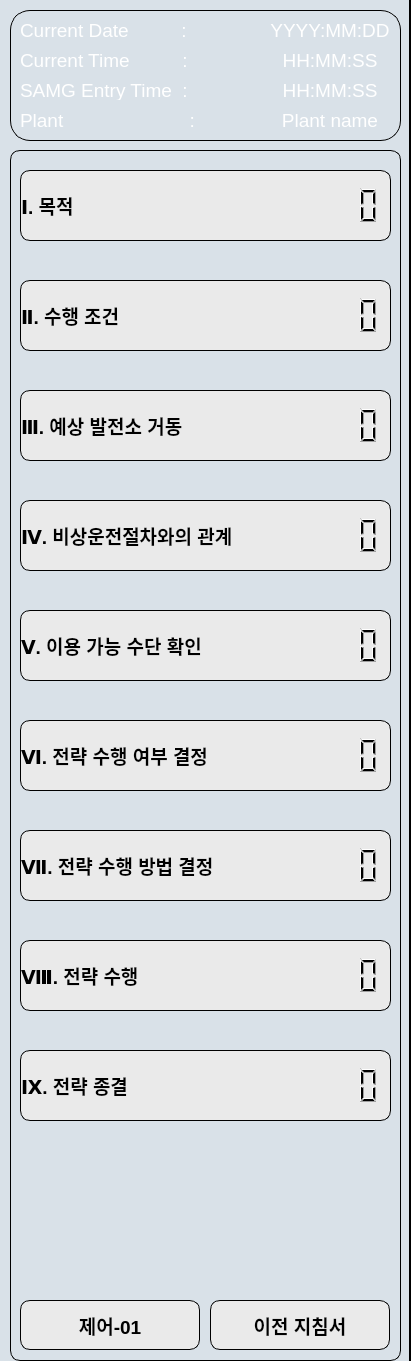
  <widget class="QFrame" name="Bar_1">
   <property name="geometry">
    <rect>
     <x>0</x>
     <y>0</y>
     <width>411</width>
     <height>1361</height>
    </rect>
   </property>
   <property name="styleSheet">
    <string notr="true">background-color: #d9e1e8;
border: none;
border-right: 2px solid black;</string>
   </property>
   <property name="frameShape">
    <enum>QFrame::StyledPanel</enum>
   </property>
   <property name="frameShadow">
    <enum>QFrame::Raised</enum>
   </property>
   <widget class="QFrame" name="Info_frame">
    <property name="geometry">
     <rect>
      <x>10</x>
      <y>10</y>
      <width>391</width>
      <height>131</height>
     </rect>
    </property>
    <property name="font">
     <font>
      <pointsize>6</pointsize>
     </font>
    </property>
    <property name="styleSheet">
     <string notr="true">border-top-left-radius: 20px;
border-top-right-radius: 20px;
border-bottom-left-radius: 20px;
border-bottom-right-radius: 20px;
border: 1px solid black;
background: qlineargradient(x1: 0, y1: 0, x2: 0, y2: 1,
stop: 0 #56a, stop: 0.5 #2b90d9);</string>
    </property>
    <property name="frameShape">
     <enum>QFrame::StyledPanel</enum>
    </property>
    <property name="frameShadow">
     <enum>QFrame::Raised</enum>
    </property>
    <widget class="QLabel" name="L_CT">
     <property name="geometry">
      <rect>
       <x>10</x>
       <y>40</y>
       <width>190</width>
       <height>20</height>
      </rect>
     </property>
     <property name="font">
      <font>
       <family>Arial</family>
       <pointsize>14</pointsize>
       <weight>50</weight>
       <italic>false</italic>
       <bold>false</bold>
      </font>
     </property>
     <property name="styleSheet">
      <string notr="true">border-top-left-radius: none;
font: 14pt &quot;Arial&quot;;
border-top-right-radius: none;
border: none;
background: none;
color: rgb(255, 255, 255);</string>
     </property>
     <property name="text">
      <string>Current Time          :</string>
     </property>
    </widget>
    <widget class="QLabel" name="T_time">
     <property name="geometry">
      <rect>
       <x>260</x>
       <y>40</y>
       <width>120</width>
       <height>20</height>
      </rect>
     </property>
     <property name="font">
      <font>
       <family>Arial</family>
       <pointsize>14</pointsize>
       <weight>50</weight>
       <italic>false</italic>
       <bold>false</bold>
      </font>
     </property>
     <property name="styleSheet">
      <string notr="true">border-top-left-radius: none;
font: 14pt &quot;Arial&quot;;
border-top-right-radius: none;
border: none;
background: none;
color: rgb(255, 255, 255);</string>
     </property>
     <property name="text">
      <string>HH:MM:SS</string>
     </property>
     <property name="alignment">
      <set>Qt::AlignCenter</set>
     </property>
    </widget>
    <widget class="QLabel" name="T_time_flow">
     <property name="geometry">
      <rect>
       <x>260</x>
       <y>70</y>
       <width>120</width>
       <height>20</height>
      </rect>
     </property>
     <property name="font">
      <font>
       <family>Arial</family>
       <pointsize>14</pointsize>
       <weight>50</weight>
       <italic>false</italic>
       <bold>false</bold>
      </font>
     </property>
     <property name="styleSheet">
      <string notr="true">border-top-left-radius: none;
font: 14pt &quot;Arial&quot;;
border-top-right-radius: none;
border: none;
background: none;
color: rgb(255, 255, 255);</string>
     </property>
     <property name="text">
      <string>HH:MM:SS</string>
     </property>
     <property name="alignment">
      <set>Qt::AlignCenter</set>
     </property>
    </widget>
    <widget class="QLabel" name="L_AT">
     <property name="geometry">
      <rect>
       <x>10</x>
       <y>70</y>
       <width>190</width>
       <height>20</height>
      </rect>
     </property>
     <property name="font">
      <font>
       <family>Arial</family>
       <pointsize>14</pointsize>
       <weight>50</weight>
       <italic>false</italic>
       <bold>false</bold>
      </font>
     </property>
     <property name="styleSheet">
      <string notr="true">border-top-left-radius: none;
font: 14pt &quot;Arial&quot;;
border-top-right-radius: none;
border: none;
background: none;
color: rgb(255, 255, 255);</string>
     </property>
     <property name="text">
      <string>SAMG Entry Time  :</string>
     </property>
    </widget>
    <widget class="QLabel" name="T_date">
     <property name="geometry">
      <rect>
       <x>260</x>
       <y>10</y>
       <width>120</width>
       <height>20</height>
      </rect>
     </property>
     <property name="font">
      <font>
       <family>Arial</family>
       <pointsize>14</pointsize>
       <weight>50</weight>
       <italic>false</italic>
       <bold>false</bold>
      </font>
     </property>
     <property name="styleSheet">
      <string notr="true">border-top-left-radius: none;
font: 14pt &quot;Arial&quot;;
border-top-right-radius: none;
border: none;
background: none;
color: rgb(255, 255, 255);</string>
     </property>
     <property name="text">
      <string>YYYY:MM:DD</string>
     </property>
     <property name="alignment">
      <set>Qt::AlignCenter</set>
     </property>
    </widget>
    <widget class="QLabel" name="L_P">
     <property name="geometry">
      <rect>
       <x>10</x>
       <y>100</y>
       <width>190</width>
       <height>20</height>
      </rect>
     </property>
     <property name="font">
      <font>
       <family>Arial</family>
       <pointsize>14</pointsize>
       <weight>50</weight>
       <italic>false</italic>
       <bold>false</bold>
      </font>
     </property>
     <property name="styleSheet">
      <string notr="true">border-top-left-radius: none;
font: 14pt &quot;Arial&quot;;
border-top-right-radius: none;
border: none;
background: none;
color: rgb(255, 255, 255);</string>
     </property>
     <property name="text">
      <string>Plant                        :</string>
     </property>
    </widget>
    <widget class="QLabel" name="T_plant_label">
     <property name="geometry">
      <rect>
       <x>260</x>
       <y>100</y>
       <width>120</width>
       <height>20</height>
      </rect>
     </property>
     <property name="font">
      <font>
       <family>Arial</family>
       <pointsize>14</pointsize>
       <weight>50</weight>
       <italic>false</italic>
       <bold>false</bold>
      </font>
     </property>
     <property name="styleSheet">
      <string notr="true">border-top-left-radius: none;
font: 14pt &quot;Arial&quot;;
border-top-right-radius: none;
border: none;
background: none;
color: rgb(255, 255, 255);</string>
     </property>
     <property name="text">
      <string>Plant name</string>
     </property>
     <property name="alignment">
      <set>Qt::AlignCenter</set>
     </property>
    </widget>
    <widget class="QLabel" name="L_CD">
     <property name="geometry">
      <rect>
       <x>10</x>
       <y>10</y>
       <width>190</width>
       <height>20</height>
      </rect>
     </property>
     <property name="font">
      <font>
       <family>Arial</family>
       <pointsize>14</pointsize>
       <weight>50</weight>
       <italic>false</italic>
       <bold>false</bold>
      </font>
     </property>
     <property name="styleSheet">
      <string notr="true">border-top-left-radius: none;
font: 14pt &quot;Arial&quot;;
border-top-right-radius: none;
border: none;
background: none;
color: rgb(255, 255, 255);</string>
     </property>
     <property name="text">
      <string>Current Date          :</string>
     </property>
    </widget>
   </widget>
   <widget class="QFrame" name="Pur_frame">
    <property name="geometry">
     <rect>
      <x>10</x>
      <y>150</y>
      <width>391</width>
      <height>1211</height>
     </rect>
    </property>
    <property name="styleSheet">
     <string notr="true">border-top-left-radius: 10px;
border-top-right-radius: 10px;
border-bottom-right-radius: 10px;
border-bottom-left-radius: 10px;
background-color: rgb(217, 225, 232);
border: 1px solid black;</string>
    </property>
    <widget class="QPushButton" name="B_1">
     <property name="geometry">
      <rect>
       <x>10</x>
       <y>20</y>
       <width>371</width>
       <height>71</height>
      </rect>
     </property>
     <property name="font">
      <font>
       <family>Arial</family>
       <pointsize>14</pointsize>
       <weight>75</weight>
       <bold>true</bold>
       <stylestrategy>PreferDefault</stylestrategy>
       <kerning>true</kerning>
      </font>
     </property>
     <property name="mouseTracking">
      <bool>false</bool>
     </property>
     <property name="layoutDirection">
      <enum>Qt::LeftToRight</enum>
     </property>
     <property name="autoFillBackground">
      <bool>false</bool>
     </property>
     <property name="styleSheet">
      <string notr="true">QPushButton{
	border-top-left-radius: 10px;
	border-top-right-radius: 10px;
	border-bottom-right-radius: 10px;
	border-bottom-left-radius: 10px;	
	background-color: rgb(234, 234, 234);
}
QPushButton:pressed {
	background-color: rgb(188, 188, 188);
}
QPushButton {
    text-align: left;
}</string>
     </property>
     <property name="text">
      <string>Ⅰ. 목적</string>
     </property>
     <property name="shortcut">
      <string/>
     </property>
    </widget>
    <widget class="QPushButton" name="B_2">
     <property name="geometry">
      <rect>
       <x>10</x>
       <y>130</y>
       <width>371</width>
       <height>71</height>
      </rect>
     </property>
     <property name="font">
      <font>
       <family>Arial</family>
       <pointsize>14</pointsize>
       <weight>75</weight>
       <bold>true</bold>
       <kerning>true</kerning>
      </font>
     </property>
     <property name="styleSheet">
      <string notr="true">QPushButton{
	border-top-left-radius: 10px;
	border-top-right-radius: 10px;
	border-bottom-right-radius: 10px;
	border-bottom-left-radius: 10px;
	background-color: rgb(234, 234, 234);
}
QPushButton:pressed {
	background-color: rgb(188, 188, 188);
}
QPushButton {
    text-align: left;
}</string>
     </property>
     <property name="text">
      <string>Ⅱ. 수행 조건</string>
     </property>
    </widget>
    <widget class="QPushButton" name="B_3">
     <property name="geometry">
      <rect>
       <x>10</x>
       <y>240</y>
       <width>371</width>
       <height>71</height>
      </rect>
     </property>
     <property name="font">
      <font>
       <family>Arial</family>
       <pointsize>14</pointsize>
       <weight>75</weight>
       <bold>true</bold>
       <kerning>true</kerning>
      </font>
     </property>
     <property name="styleSheet">
      <string notr="true">QPushButton{
	border-top-left-radius: 10px;
	border-top-right-radius: 10px;
	border-bottom-right-radius: 10px;
	border-bottom-left-radius: 10px;
	background-color: rgb(234, 234, 234);
}
QPushButton:pressed {
	background-color: rgb(188, 188, 188);
}
QPushButton {
    text-align: left;
}</string>
     </property>
     <property name="text">
      <string>Ⅲ. 예상 발전소 거동</string>
     </property>
    </widget>
    <widget class="QPushButton" name="B_4">
     <property name="geometry">
      <rect>
       <x>10</x>
       <y>350</y>
       <width>371</width>
       <height>71</height>
      </rect>
     </property>
     <property name="font">
      <font>
       <family>Arial</family>
       <pointsize>14</pointsize>
       <weight>75</weight>
       <bold>true</bold>
       <kerning>true</kerning>
      </font>
     </property>
     <property name="styleSheet">
      <string notr="true">QPushButton{
	border-top-left-radius: 10px;
	border-top-right-radius: 10px;
	border-bottom-right-radius: 10px;
	border-bottom-left-radius: 10px;
	background-color: rgb(234, 234, 234);
}
QPushButton:pressed {
	background-color: rgb(188, 188, 188);
}
QPushButton {
    text-align: left;
}</string>
     </property>
     <property name="text">
      <string>Ⅳ. 비상운전절차와의 관계</string>
     </property>
    </widget>
    <widget class="QPushButton" name="B_5">
     <property name="geometry">
      <rect>
       <x>10</x>
       <y>460</y>
       <width>371</width>
       <height>71</height>
      </rect>
     </property>
     <property name="font">
      <font>
       <family>Arial</family>
       <pointsize>14</pointsize>
       <weight>75</weight>
       <bold>true</bold>
       <kerning>true</kerning>
      </font>
     </property>
     <property name="styleSheet">
      <string notr="true">QPushButton{
	border-top-left-radius: 10px;
	border-top-right-radius: 10px;
	border-bottom-right-radius: 10px;
	border-bottom-left-radius: 10px;
	background-color: rgb(234, 234, 234);
}
QPushButton:pressed {
	background-color: rgb(188, 188, 188);
}
QPushButton {
    text-align: left;
}</string>
     </property>
     <property name="text">
      <string>Ⅴ. 이용 가능 수단 확인</string>
     </property>
    </widget>
    <widget class="QPushButton" name="B_6">
     <property name="geometry">
      <rect>
       <x>10</x>
       <y>570</y>
       <width>371</width>
       <height>71</height>
      </rect>
     </property>
     <property name="font">
      <font>
       <family>Arial</family>
       <pointsize>14</pointsize>
       <weight>75</weight>
       <bold>true</bold>
       <kerning>true</kerning>
      </font>
     </property>
     <property name="styleSheet">
      <string notr="true">QPushButton{
	border-top-left-radius: 10px;
	border-top-right-radius: 10px;
	border-bottom-right-radius: 10px;
	border-bottom-left-radius: 10px;
	background-color: rgb(234, 234, 234);
}
QPushButton:pressed {
	background-color: rgb(188, 188, 188);
}
QPushButton {
    text-align: left;
}</string>
     </property>
     <property name="text">
      <string>Ⅵ. 전략 수행 여부 결정</string>
     </property>
    </widget>
    <widget class="QPushButton" name="B_7">
     <property name="geometry">
      <rect>
       <x>10</x>
       <y>680</y>
       <width>371</width>
       <height>71</height>
      </rect>
     </property>
     <property name="font">
      <font>
       <family>Arial</family>
       <pointsize>14</pointsize>
       <weight>75</weight>
       <bold>true</bold>
       <kerning>true</kerning>
      </font>
     </property>
     <property name="styleSheet">
      <string notr="true">QPushButton{
	border-top-left-radius: 10px;
	border-top-right-radius: 10px;
	border-bottom-right-radius: 10px;
	border-bottom-left-radius: 10px;
	background-color: rgb(234, 234, 234);
}
QPushButton:pressed {
	background-color: rgb(188, 188, 188);
}
QPushButton {
    text-align: left;
}</string>
     </property>
     <property name="text">
      <string>Ⅶ. 전략 수행 방법 결정</string>
     </property>
    </widget>
    <widget class="QPushButton" name="B_8">
     <property name="geometry">
      <rect>
       <x>10</x>
       <y>790</y>
       <width>371</width>
       <height>71</height>
      </rect>
     </property>
     <property name="font">
      <font>
       <family>Arial</family>
       <pointsize>14</pointsize>
       <weight>75</weight>
       <bold>true</bold>
       <kerning>true</kerning>
      </font>
     </property>
     <property name="styleSheet">
      <string notr="true">QPushButton{
	border-top-left-radius: 10px;
	border-top-right-radius: 10px;
	border-bottom-right-radius: 10px;
	border-bottom-left-radius: 10px;
	background-color: rgb(234, 234, 234);
}
QPushButton:pressed {
	background-color: rgb(188, 188, 188);
}
QPushButton {
    text-align: left;
}</string>
     </property>
     <property name="text">
      <string>Ⅷ. 전략 수행</string>
     </property>
    </widget>
    <widget class="QPushButton" name="B_9">
     <property name="geometry">
      <rect>
       <x>10</x>
       <y>900</y>
       <width>371</width>
       <height>71</height>
      </rect>
     </property>
     <property name="font">
      <font>
       <family>Arial</family>
       <pointsize>14</pointsize>
       <weight>75</weight>
       <bold>true</bold>
       <kerning>true</kerning>
      </font>
     </property>
     <property name="styleSheet">
      <string notr="true">QPushButton{
	border-top-left-radius: 10px;
	border-top-right-radius: 10px;
	border-bottom-right-radius: 10px;
	border-bottom-left-radius: 10px;
	background-color: rgb(234, 234, 234);
}
QPushButton:pressed {
	background-color: rgb(188, 188, 188);
}
QPushButton {
    text-align: left;
}</string>
     </property>
     <property name="text">
      <string>Ⅸ. 전략 종결</string>
     </property>
    </widget>
    <widget class="QLCDNumber" name="per_num_9">
     <property name="geometry">
      <rect>
       <x>270</x>
       <y>900</y>
       <width>101</width>
       <height>71</height>
      </rect>
     </property>
     <property name="styleSheet">
      <string notr="true">border-top-left-radius: none;
border-top-right-radius: none;
border: none;
background: none;</string>
     </property>
     <property name="intValue" stdset="0">
      <number>0</number>
     </property>
    </widget>
    <widget class="QPushButton" name="B_10">
     <property name="geometry">
      <rect>
       <x>10</x>
       <y>1150</y>
       <width>180</width>
       <height>50</height>
      </rect>
     </property>
     <property name="font">
      <font>
       <family>Arial</family>
       <pointsize>14</pointsize>
       <weight>75</weight>
       <bold>true</bold>
      </font>
     </property>
     <property name="styleSheet">
      <string notr="true">QPushButton{
	border-top-left-radius: 10px;
	border-top-right-radius: 10px;
	border-bottom-right-radius: 10px;
	border-bottom-left-radius: 10px;
	background-color: rgb(234, 234, 234);
}
QPushButton:pressed {
	background-color: rgb(188, 188, 188);
}</string>
     </property>
     <property name="text">
      <string>제어-01</string>
     </property>
    </widget>
    <widget class="QPushButton" name="B_11">
     <property name="geometry">
      <rect>
       <x>200</x>
       <y>1150</y>
       <width>180</width>
       <height>50</height>
      </rect>
     </property>
     <property name="font">
      <font>
       <family>Arial</family>
       <pointsize>14</pointsize>
       <weight>75</weight>
       <bold>true</bold>
      </font>
     </property>
     <property name="styleSheet">
      <string notr="true">QPushButton{
	border-top-left-radius: 10px;
	border-top-right-radius: 10px;
	border-bottom-right-radius: 10px;
	border-bottom-left-radius: 10px;
	background-color: rgb(234, 234, 234);
}
QPushButton:pressed {
	background-color: rgb(188, 188, 188);
}</string>
     </property>
     <property name="text">
      <string>이전 지침서</string>
     </property>
    </widget>
    <widget class="QLCDNumber" name="per_num_10">
     <property name="geometry">
      <rect>
       <x>270</x>
       <y>790</y>
       <width>101</width>
       <height>71</height>
      </rect>
     </property>
     <property name="styleSheet">
      <string notr="true">border-top-left-radius: none;
border-top-right-radius: none;
border: none;
background: none;</string>
     </property>
     <property name="intValue" stdset="0">
      <number>0</number>
     </property>
    </widget>
    <widget class="QLCDNumber" name="per_num_11">
     <property name="geometry">
      <rect>
       <x>270</x>
       <y>680</y>
       <width>101</width>
       <height>71</height>
      </rect>
     </property>
     <property name="styleSheet">
      <string notr="true">border-top-left-radius: none;
border-top-right-radius: none;
border: none;
background: none;</string>
     </property>
     <property name="intValue" stdset="0">
      <number>0</number>
     </property>
    </widget>
    <widget class="QLCDNumber" name="per_num_12">
     <property name="geometry">
      <rect>
       <x>270</x>
       <y>570</y>
       <width>101</width>
       <height>71</height>
      </rect>
     </property>
     <property name="styleSheet">
      <string notr="true">border-top-left-radius: none;
border-top-right-radius: none;
border: none;
background: none;</string>
     </property>
     <property name="intValue" stdset="0">
      <number>0</number>
     </property>
    </widget>
    <widget class="QLCDNumber" name="per_num_13">
     <property name="geometry">
      <rect>
       <x>270</x>
       <y>460</y>
       <width>101</width>
       <height>71</height>
      </rect>
     </property>
     <property name="styleSheet">
      <string notr="true">border-top-left-radius: none;
border-top-right-radius: none;
border: none;
background: none;</string>
     </property>
     <property name="intValue" stdset="0">
      <number>0</number>
     </property>
    </widget>
    <widget class="QLCDNumber" name="per_num_14">
     <property name="geometry">
      <rect>
       <x>270</x>
       <y>350</y>
       <width>101</width>
       <height>71</height>
      </rect>
     </property>
     <property name="styleSheet">
      <string notr="true">border-top-left-radius: none;
border-top-right-radius: none;
border: none;
background: none;</string>
     </property>
     <property name="intValue" stdset="0">
      <number>0</number>
     </property>
    </widget>
    <widget class="QLCDNumber" name="per_num_15">
     <property name="geometry">
      <rect>
       <x>270</x>
       <y>240</y>
       <width>101</width>
       <height>71</height>
      </rect>
     </property>
     <property name="styleSheet">
      <string notr="true">border-top-left-radius: none;
border-top-right-radius: none;
border: none;
background: none;</string>
     </property>
     <property name="intValue" stdset="0">
      <number>0</number>
     </property>
    </widget>
    <widget class="QLCDNumber" name="per_num_16">
     <property name="geometry">
      <rect>
       <x>270</x>
       <y>130</y>
       <width>101</width>
       <height>71</height>
      </rect>
     </property>
     <property name="styleSheet">
      <string notr="true">border-top-left-radius: none;
border-top-right-radius: none;
border: none;
background: none;</string>
     </property>
     <property name="intValue" stdset="0">
      <number>0</number>
     </property>
    </widget>
    <widget class="QLCDNumber" name="per_num_17">
     <property name="geometry">
      <rect>
       <x>270</x>
       <y>20</y>
       <width>101</width>
       <height>71</height>
      </rect>
     </property>
     <property name="styleSheet">
      <string notr="true">border-top-left-radius: none;
border-top-right-radius: none;
border: none;
background: none;</string>
     </property>
     <property name="intValue" stdset="0">
      <number>0</number>
     </property>
    </widget>
   </widget>
  </widget>
